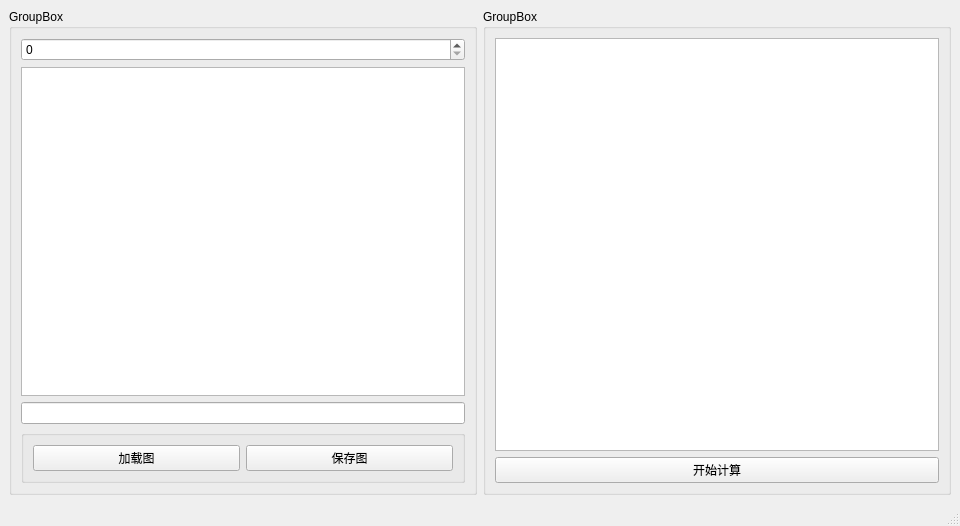
<?xml version="1.0" encoding="UTF-8"?>
<ui version="4.0">
 <class>MainWindow</class>
 <widget class="QMainWindow" name="MainWindow">
  <property name="geometry">
   <rect>
    <x>0</x>
    <y>0</y>
    <width>960</width>
    <height>526</height>
   </rect>
  </property>
  <property name="windowTitle">
   <string>MainWindow</string>
  </property>
  <widget class="QWidget" name="centralwidget">
   <layout class="QHBoxLayout" name="horizontalLayout">
    <item>
     <widget class="QGroupBox" name="groupBox">
      <property name="title">
       <string>GroupBox</string>
      </property>
      <layout class="QVBoxLayout" name="verticalLayout">
       <item>
        <widget class="QSpinBox" name="spinBox"/>
       </item>
       <item>
        <widget class="QTableWidget" name="tableWidget">
         <attribute name="horizontalHeaderDefaultSectionSize">
          <number>30</number>
         </attribute>
         <attribute name="verticalHeaderDefaultSectionSize">
          <number>30</number>
         </attribute>
        </widget>
       </item>
       <item>
        <widget class="QLineEdit" name="lineEdit"/>
       </item>
       <item>
        <widget class="QGroupBox" name="groupBox_3">
         <property name="title">
          <string/>
         </property>
         <layout class="QHBoxLayout" name="horizontalLayout_2">
          <item>
           <widget class="QPushButton" name="LoadBtn">
            <property name="text">
             <string>加载图</string>
            </property>
           </widget>
          </item>
          <item>
           <widget class="QPushButton" name="SaveBtn">
            <property name="text">
             <string>保存图</string>
            </property>
           </widget>
          </item>
         </layout>
        </widget>
       </item>
      </layout>
     </widget>
    </item>
    <item>
     <widget class="QGroupBox" name="groupBox_2">
      <property name="title">
       <string>GroupBox</string>
      </property>
      <layout class="QVBoxLayout" name="verticalLayout_2">
       <item>
        <widget class="QTextBrowser" name="textBrowser"/>
       </item>
       <item>
        <widget class="QPushButton" name="CalBtn">
         <property name="text">
          <string>开始计算</string>
         </property>
        </widget>
       </item>
      </layout>
     </widget>
    </item>
   </layout>
  </widget>
  <widget class="QMenuBar" name="menubar">
   <property name="geometry">
    <rect>
     <x>0</x>
     <y>0</y>
     <width>960</width>
     <height>23</height>
    </rect>
   </property>
  </widget>
  <widget class="QStatusBar" name="statusbar"/>
 </widget>
 <resources/>
 <connections/>
</ui>
